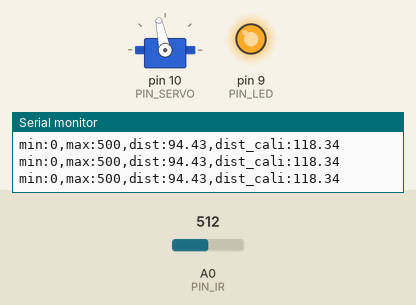
Simulated run of this sketch. Board: Arduino Uno, built with avr-gcc and run on an emulated ATmega328P. Parts: servo, output pins drawn as LEDs (lit = HIGH), the last lines printed to the serial monitor. The test bench sets the inputs (shaded band); at power-on: A0 (PIN_IR) = 512.

Above: at 1.2 s.
1.3 s: A0 (PIN_IR) set to 368
2.8 s: A0 (PIN_IR) set to 335
At 3.1 s:
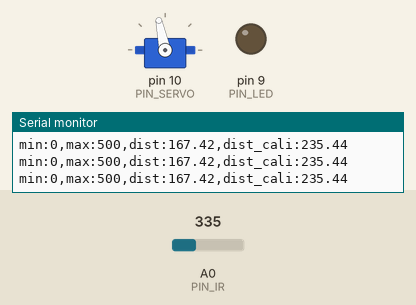
4.3 s: A0 (PIN_IR) set to 315
5.8 s: A0 (PIN_IR) set to 280
At 6.8 s:
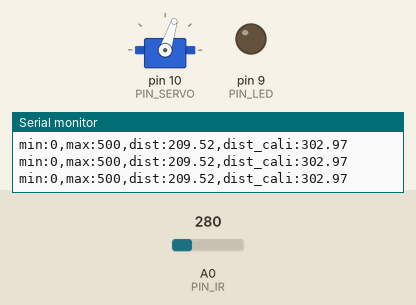
7.3 s: A0 (PIN_IR) set to 254
At 8.5 s:
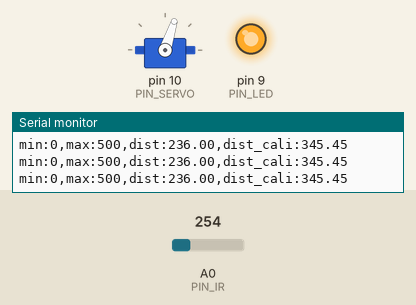
8.8 s: A0 (PIN_IR) set to 290
At 9.8 s:
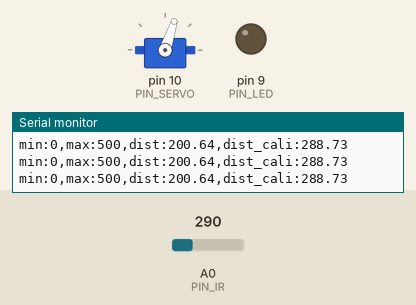
Timing chart, 0 to 11.3 s (numbered marks = the images above; inputs shaded):
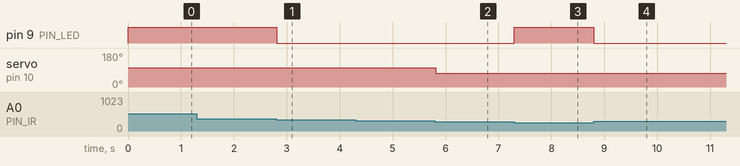

The sketch:

19_example_0.ino
```cpp
// Arduino pin assignment
#include <Servo.h>
#define PIN_SERVO 10

#define PIN_IR A0
#define PIN_LED 9

Servo myservo;

int a, b; // unit: mm

void setup() {
  myservo.attach(PIN_SERVO);
  myservo.writeMicroseconds(1450);
//  while(1){
//
//  }
// initialize GPIO pins
  pinMode(PIN_LED,OUTPUT);
  digitalWrite(PIN_LED, 1);

// initialize serial port
  Serial.begin(57600);

  a = 83; //70
  b = 270; //300
}

float ir_distance(void){ // return value unit: mm
  float val;
  float volt = float(analogRead(PIN_IR));
  val = ((6762.0/(volt-9.0))-4.0) * 10.0;
  return val;
}

void loop() {
  float raw_dist = ir_distance();
  float dist_cali = 100 + 300.0 / (b - a) * (raw_dist - a);
  Serial.print("min:0,max:500,dist:");
  Serial.print(raw_dist);
  Serial.print(",dist_cali:");
  Serial.println(dist_cali);
  if(raw_dist > 156 && raw_dist <224) digitalWrite(PIN_LED, 0);
  else digitalWrite(PIN_LED, 255);
  if(dist_cali > 280){
    myservo.writeMicroseconds(1290);
  }
  else{
  myservo.writeMicroseconds(1600);
  }
  delay(20);
}
```

Measured:
- the behaviour switches between 354 and 353 on A0 (PIN_IR) (found by bisection; images 0 and 1)
- the behaviour switches between 297 and 296 on A0 (PIN_IR) (found by bisection; images 1 and 2)
- the behaviour switches between 266 and 265 on A0 (PIN_IR) (found by bisection; images 2 and 3)
- after the input at 2.8 s, pin 9 (PIN_LED): HIGH → LOW at once
- after the input at 5.8 s, servo on pin 10 (PIN_SERVO): 102° → 72° at once
- after the input at 7.3 s, pin 9 (PIN_LED): LOW → HIGH at once
- after the input at 8.8 s, pin 9 (PIN_LED): HIGH → LOW at once
